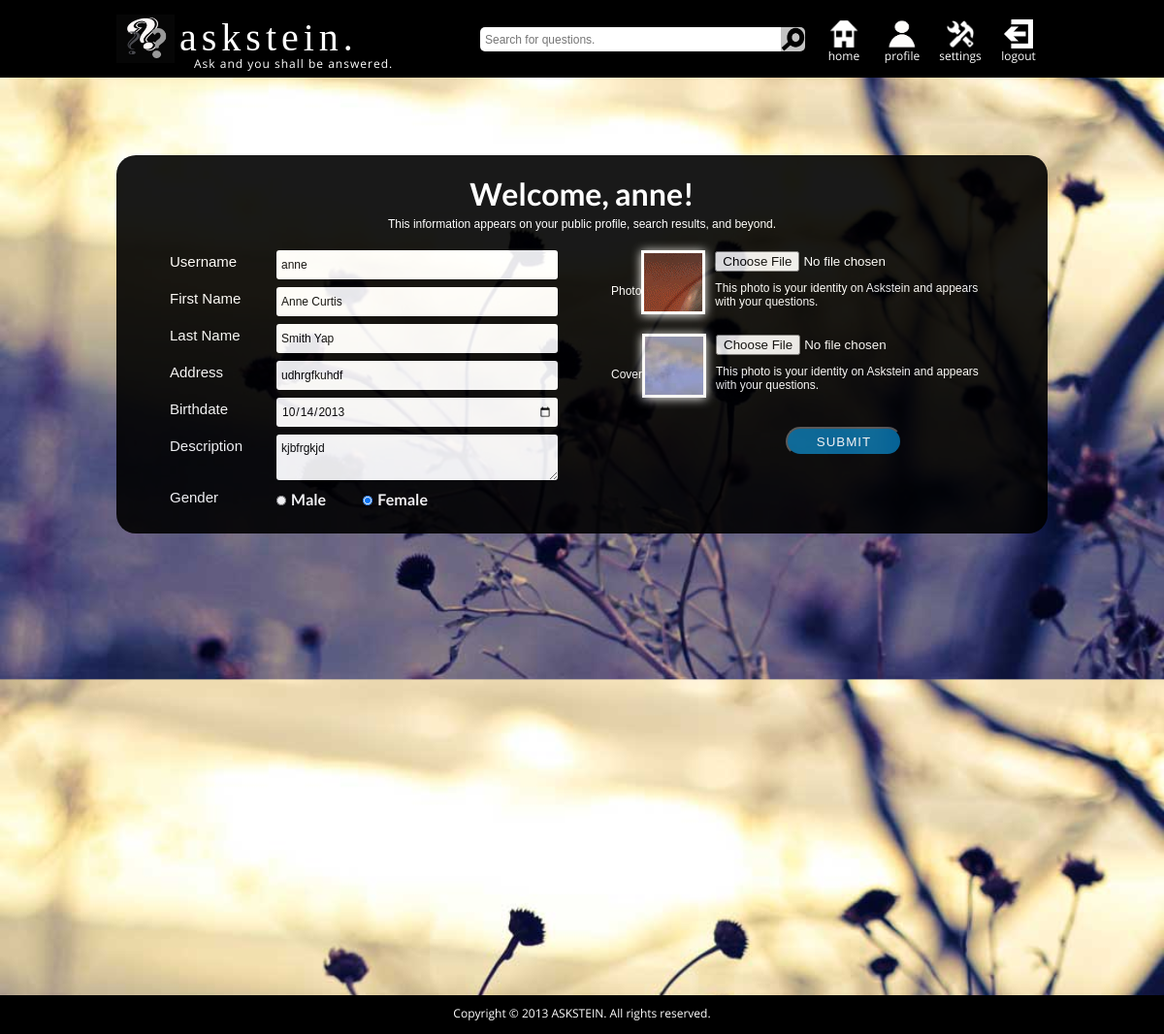
The page /settings.php (signed in) on the database its author committed.
### tables this page shows
CREATE TABLE IF NOT EXISTS `users` (
  `user_id` int(255) NOT NULL AUTO_INCREMENT,
  `username` varchar(255) NOT NULL,
  `password` varchar(255) NOT NULL,
  `email_address` varchar(255) NOT NULL,
  PRIMARY KEY (`user_id`)
);

CREATE TABLE IF NOT EXISTS `user_profiles` (
  `user_id` int(255) NOT NULL,
  `firstname` varchar(255) DEFAULT NULL,
  `lastname` varchar(255) DEFAULT NULL,
  `bio` varchar(140) DEFAULT NULL,
  `gender` enum('MALE','FEMALE') DEFAULT 'MALE',
  `location` varchar(255) DEFAULT NULL,
  `birthdate` date DEFAULT '0000-00-00',
  `prof_pic` varchar(255) NOT NULL DEFAULT 'default.gif',
  `cover_pic` varchar(255) NOT NULL DEFAULT 'default.jpg',
  PRIMARY KEY (`user_id`),
  KEY `user_id` (`user_id`)
);

### settings.php (the view, shortened to what this page needs)
<?php
	$user_id = $_SESSION['userid'];
	$user = mysql_query("SELECT * FROM users WHERE user_id = '$user_id'");
	$user = mysql_fetch_array($user);
	$user_profile = mysql_query("SELECT * FROM user_profiles WHERE user_id = '$user_id'");
	if (mysql_num_rows($user_profile) != 0) {
		$user_profile = mysql_fetch_array($user_profile);
	}
?>
<?php include('fronts/header.php'); ?>
		<div class="wrapper">
			<div class="sign_up_complete">
				<div id="header"> <font size="6px">Welcome, <?php echo $user['username']; ?>!</font><br></div>
				<p align="center" style="font-size: 12px; font-family: sans-serif;">This information appears on your public profile, search results, and beyond.</p>
				<form action="process/set_profile.php" method="POST" enctype="multipart/form-data">
					<div class="form_wrapper">
						<div class="form">
							<div id="label">Username</div>
							<input type="text" id="textarea_1" name="username" value="<?php echo $user['username']; ?>"/>
						</div>
						<div class="form">
							<div id="label">First Name</div>
							<input type="text" id="textarea_1" name="firstname" <?php
								if (sizeof($user_profile) != 0) {
									echo 'value="'.$user_profile['firstname'].'"';
								} else {
									echo 'placeholder=". . ."';
								}
							?> />
						</div>
						<div class="form">
							<div id="label">Last Name</div>
							<input type="text" id="textarea_1" name="lastname" <?php
								if (sizeof($user_profile) != 0) {
									echo 'value="'.$user_profile['lastname'].'"';
								} else {
									echo 'placeholder=". . ."';
								}
							?> />
						</div>
						<div class="form">
							<div id="label">Address</div>
							<input type="text" id="textarea_1" name="location" <?php
								if (sizeof($user_profile) != 0) {
									echo 'value="'.$user_profile['location'].'"';
								} else {
									echo 'placeholder=". . ."';
								}
							?> />
						</div>
						<div class="form">
							<div id="label">Birthdate</div>
							<input type="date" id="textarea_1" name="birthdate" <?php
								if (sizeof($user_profile) != 0) {
									echo 'value="'.$user_profile['birthdate'].'"';
								}
							?> />
						</div>
						<div class="form" style="height: 40px;">
							<div id="label">Description</div>
							<textarea id="textarea_1" style="padding-top:7px; height: 40px; max-height: 40px;" name="bio" <?php
								if (sizeof($user_profile) != 0) {
									echo '>'.$user_profile['bio'].'</textarea>';
								} else {
									echo 'placeholder="Tell us about yourself. Be expressive." ></textarea>';
								}
							?>
						</div>
						<div class="form">
							<div id="label">Gender</div>
							<input type="radio" id="button" name="gender" value="MALE" <?= ($user_profile['gender'] == 'MALE') ? 'checked' : ''; ?>/>Male
							<input type="radio" id="button" name="gender" value="FEMALE" <?= ($user_profile['gender'] != 'MALE') ? 'checked' : ''; ?> style="margin-left: 30px"/>Female
						</div>
					</div>
					<div id="set_picture">
						<p style="font-size: 12px; float:left; margin-top: 35px; font-family: Sans-serif">Photo</p>
						<div class="pp" style="background: url('images/prof_pics/<?= $user_profile['prof_pic']; ?>') no-repeat"></div>
						<input type="file" name="prof_pic" accept="image/*"><br>
						<p id="label_2">This photo is your identity on Askstein and appears with your questions.</p>
					</div>
					<div id="set_picture">
						<p style="font-size: 12px; float:left; margin-top: 35px; font-family: Sans-serif">Cover</p>
						<div class="pp" style="background: url('images/cover_pics/<?= $user_profile['cover_pic']; ?>') no-repeat"></div>
						<input type="file" name="cover_pic" accept="image/*"><br>
						<p id="label_2">This photo is your identity on Askstein and appears with your questions.</p>
					</div>
					<input type="submit" id="submit" value="SUBMIT"/>
				</form>
			</div>
		</div>
<?php include('fronts/footer.php'); ?>

### styles.css (style rules this page uses)
* { margin: 0px auto; padding: 0px; }
html, body { height: 100%; background: url("images/background/1.jpg"); background-size: 100% auto; background-attachment:fixed; }
body { border-top: 1px solid transparent; margin-top: -1px; }
.wrapper { min-height: 100%; }
.sign_up_complete { width: 960px; height: 370px; background: black; border-radius: 20px; margin-top: 80px; opacity: .9; padding-top: 20px; color: white; font-family: lato; }
.sign_up_complete .form_wrapper { width: 410px; height: auto; float: left; margin: 20px 0px 0px 50px; }
.sign_up_complete .form_wrapper .form { width: 400px; height: 25px; margin-bottom: 13px; }
.sign_up_complete .form_wrapper .form #label { width: 100px; height: 25px; font-family: sans-serif; font-size: 15px; float: left; text-align: left; padding-top: 3px; }
.sign_up_complete .form_wrapper .form #textarea_1 { width: 280px; height: 30px; max-width: 280px; max-height: 30px; float: right; font-size: 12px; font-family: sans-serif; padding: 0px 5px; border: none; border-radius: 3px; outline: none; }
.sign_up_complete .form_wrapper .form #button { width: 20px; height: 10px; font-size: 2px; margin: 10px 0px 0 5px; }
.sign_up_complete #header { font-family: 'lato'; color: white; text-align: center; margin-bottom: 5px; }
.sign_up_complete #set_picture { width: 400px; height: auto; float: right; margin: 20px 50px 0px 0px; }
.sign_up_complete #set_picture .pp { width: 60px; height: 60px; margin-right: 10px; background-size: 60px 60px; float: left; border: 3px solid #fff; box-shadow: 0 1px 10px; }
.sign_up_complete #set_picture #label_2 { font-size: 12px; font-family: sans-serif; margin: 10px 0px 0px 20px; text-align: left; }
.sign_up_complete #submit { width: 120px; height: 30px; float: right; background: #006699; color: white; letter-spacing: 1px; border-radius: 20px; margin: 30px 150px 0px 0px; }

### rows shown on the page
users: username "anne"
user_profiles: firstname "Anne Curtis", lastname "Smith Yap", location "udhrgfkuhdf", birthdate "10/14/2013", bio "kjbfrgkjd", gender "☑", prof_pic (placeholder picture), cover_pic (picture)
